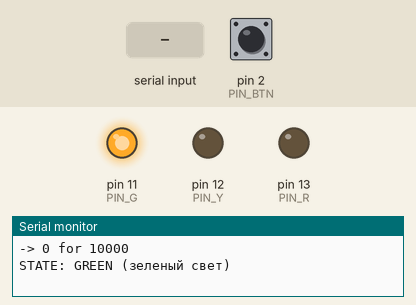
This sketch was run on a simulated Arduino Uno, built with avr-gcc and run on an emulated ATmega328P. On the bench: output pins drawn as LEDs (lit = HIGH), the last lines printed to the serial monitor. Dashed ring = blinking. Inputs (shaded band) come from the test bench; at power-on: pin 2 (PIN_BTN) HIGH.

Above: at 1.2 s.
1.3 s: "e" received over Serial
At 2.1 s:
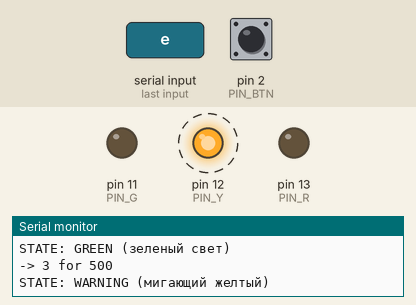
4.3 s: "q" received over Serial
At 5.1 s:
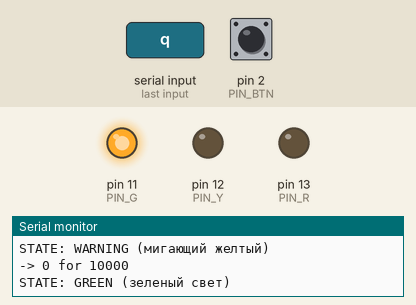
7.4 s: "n" received over Serial
At 8.2 s:
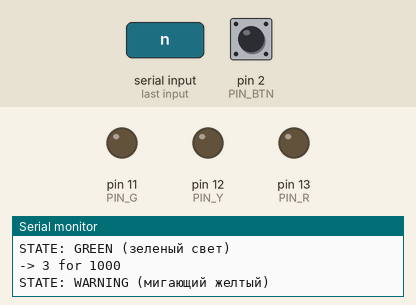
Timing chart, 0 to 11.4 s (numbered marks = the images above; inputs shaded):
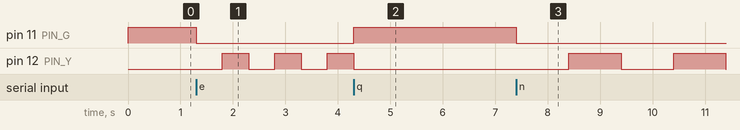

Measured:
- after the input at 1.3 s, pin 11 (PIN_G): HIGH → LOW at once; pin 12 (PIN_Y): alternates HIGH for 0.50 s and LOW for 0.50 s, starting after 0.50 s
- after the input at 4.3 s, pin 11 (PIN_G): LOW → HIGH at once; pin 12 (PIN_Y): stops changing and stays LOW
- after the input at 7.4 s, pin 11 (PIN_G): HIGH → LOW at once; pin 12 (PIN_Y): alternates HIGH for 1.0 s and LOW for 1.0 s, starting after 1.0 s

The sketch:

lab2.2.ino
```cpp
// ===== Lab2_FSM_TableDriven.ino =====
/*
  Автосветофор: табличный FSM (table-driven).
  Пины: R=13, Y=12, G=11, BTN=2 (INPUT_PULLUP)
*/

enum State { S_GREEN, S_YELLOW, S_RED, S_WARNING, NUM_STATES };
enum Event { E_NONE, E_TIMER, E_PED, E_EMERGENCY_ON, E_EMERGENCY_OFF, E_NIGHT_TOGGLE, NUM_EVENTS };

const byte PIN_R = 13, PIN_Y = 12, PIN_G = 11, PIN_BTN = 2;
unsigned long stateStart = 0, stateDur = 0;
State currentState = S_GREEN;

const unsigned long T_GREEN = 10000UL, T_YELLOW = 3000UL, T_RED = 10000UL;
const unsigned long T_PED_RED_EXTRA = 5000UL;
const unsigned long T_WARNING_BLINK = 500UL, T_NIGHT_BLINK = 1000UL;

bool pedPending = false, emergency = false, nightMode = false;

// debounce
unsigned long lastBtnChange = 0; const unsigned long DEBOUNCE_MS = 50;
int lastBtnState = HIGH;

typedef void (*Handler)(void);
Handler fsmTable[NUM_STATES][NUM_EVENTS];

// функция для красивого вывода состояния
void printStateName(State s) {
  switch (s) {
    case S_GREEN:   Serial.println("STATE: GREEN (зеленый свет)"); break;
    case S_YELLOW:  Serial.println("STATE: YELLOW (желтый свет)"); break;
    case S_RED:     Serial.println("STATE: RED (красный свет)"); break;
    case S_WARNING: Serial.println("STATE: WARNING (мигающий желтый)"); break;
    default:        Serial.println("STATE: UNKNOWN"); break;
  }
}

void setOutputs(State s) {
  digitalWrite(PIN_R, LOW);
  digitalWrite(PIN_Y, LOW);
  digitalWrite(PIN_G, LOW);
  if (s == S_GREEN) digitalWrite(PIN_G, HIGH);
  if (s == S_YELLOW) digitalWrite(PIN_Y, HIGH);
  if (s == S_RED) digitalWrite(PIN_R, HIGH);
}

void toState(State s, unsigned long dur) {
  currentState = s;
  stateDur = dur;
  stateStart = millis();
  setOutputs(s);
  Serial.print("-> "); Serial.print((int)s);
  Serial.print(" for "); Serial.println(dur);
  printStateName(s); // 🔹 добавлен вывод имени состояния
}

// ===== Handlers =====
void onTimer_GREEN()  { toState(S_YELLOW, T_YELLOW); }                                // таймер зелёного
void onTimer_YELLOW() {
  unsigned long r = pedPending ? T_RED + T_PED_RED_EXTRA : T_RED;
  pedPending = false;
  toState(S_RED, r);
}
void onTimer_RED()    { if (nightMode) toState(S_WARNING, T_NIGHT_BLINK);
                        else toState(S_GREEN, T_GREEN); }

void onAny_EMERGENCY_ON()  { toState(S_WARNING, T_WARNING_BLINK); }                   // приоритет аварии
void onAny_EMERGENCY_OFF() { if (!nightMode) toState(S_GREEN, T_GREEN);
                             else toState(S_WARNING, T_NIGHT_BLINK); }
void onAny_NIGHT_TOGGLE()  { nightMode = !nightMode;
                             if (nightMode) toState(S_WARNING, T_NIGHT_BLINK);
                             else if (!emergency) toState(S_GREEN, T_GREEN); }

void onPedIn_GREEN() { pedPending = true; Serial.println("ped queued"); }             // регистрируем запрос

void setupTable() {
  for (int s=0; s<NUM_STATES; ++s)
    for (int e=0; e<NUM_EVENTS; ++e)
      fsmTable[s][e] = NULL;

  // таймерные переходы
  fsmTable[S_GREEN][E_TIMER]  = onTimer_GREEN;
  fsmTable[S_YELLOW][E_TIMER] = onTimer_YELLOW;
  fsmTable[S_RED][E_TIMER]    = onTimer_RED;

  // пешеходный запрос учитываем в Green
  fsmTable[S_GREEN][E_PED] = onPedIn_GREEN;

  // авария и ночной режим для всех состояний
  for (int s=0; s<NUM_STATES; ++s) {
    fsmTable[s][E_EMERGENCY_ON]  = onAny_EMERGENCY_ON;
    fsmTable[s][E_EMERGENCY_OFF] = onAny_EMERGENCY_OFF;
    fsmTable[s][E_NIGHT_TOGGLE]  = onAny_NIGHT_TOGGLE;
  }
}

Event pollEvent() {
  // debounce кнопки → E_PED
  int raw = digitalRead(PIN_BTN);
  unsigned long now = millis();
  if (raw != lastBtnState && now - lastBtnChange > DEBOUNCE_MS) {
    lastBtnChange = now; lastBtnState = raw;
    if (raw == LOW) return E_PED;
  }

  // сериал-команды
  if (Serial.available()) {
    char c = Serial.read();
    if (c=='e') { emergency=true;  return E_EMERGENCY_ON;  }
    if (c=='q') { emergency=false; return E_EMERGENCY_OFF; }
    if (c=='n') { return E_NIGHT_TOGGLE; }
  }

  // таймер истёк?
  if (now - stateStart >= stateDur) return E_TIMER;
  return E_NONE;
}

void setup() {
  pinMode(PIN_R, OUTPUT);
  pinMode(PIN_Y, OUTPUT);
  pinMode(PIN_G, OUTPUT);
  pinMode(PIN_BTN, INPUT_PULLUP);
  Serial.begin(115200);
  setupTable();                                         // таблица состояний/событий
  toState(S_GREEN, T_GREEN);
}

void loop() {
  Event ev = pollEvent();                               // 1 событие за итерацию
  if (ev != E_NONE) {
    Handler h = fsmTable[currentState][ev];
    if (h) h();                                         // обработка может менять состояние/таймер
  }

  // WARNING мигает: тут — немодальный выход; индикатор Y переключаем сам по себе
  if (currentState == S_WARNING) {
    static bool yOn = false; unsigned long now = millis();
    if (now - stateStart >= stateDur) {
      stateStart = now;
      yOn = !yOn;
      digitalWrite(PIN_Y, yOn ? HIGH : LOW);
    }
  }
}
```
